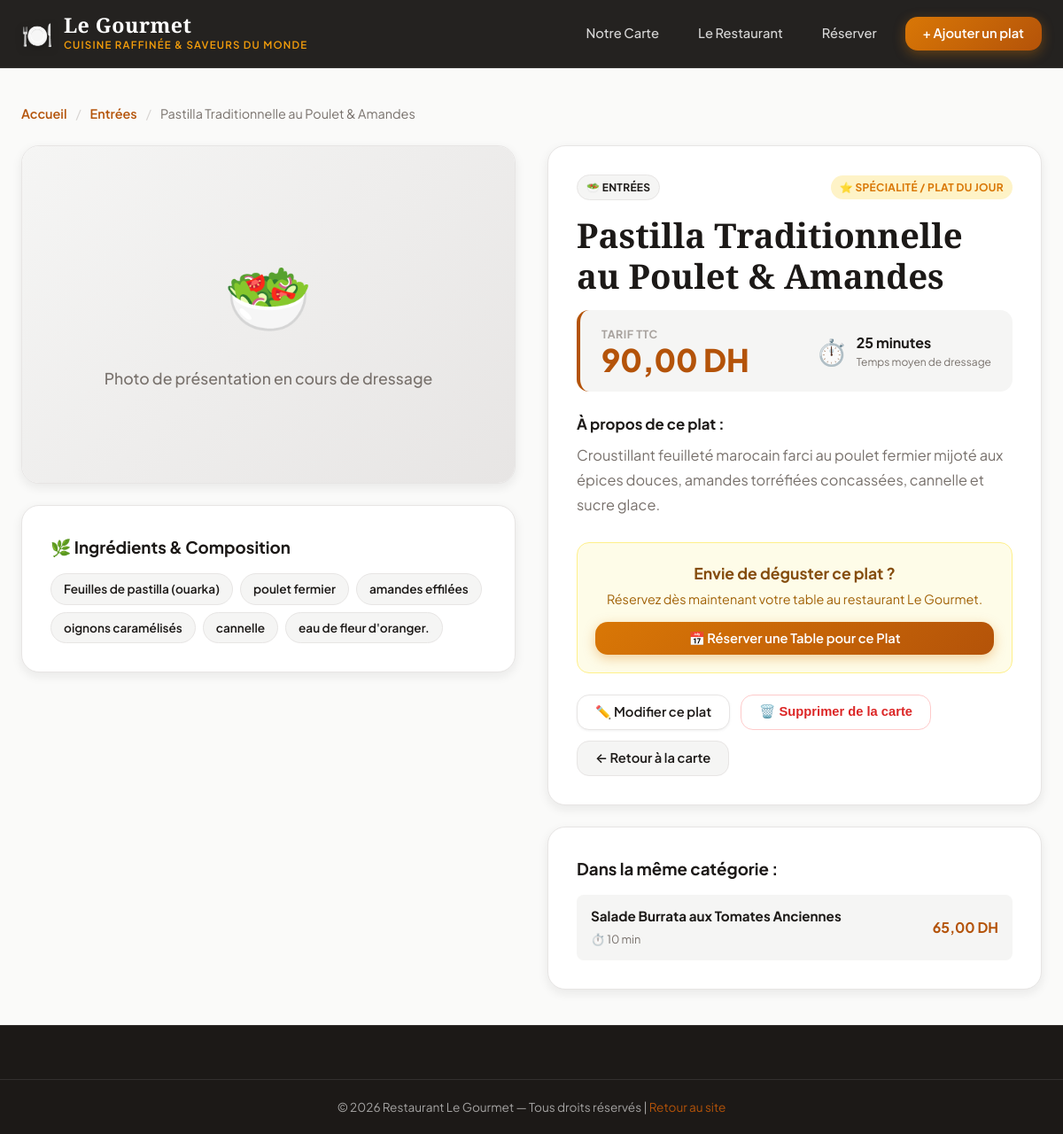
Page /Gestion-Restaurant/plat.php?id=2 on the committed database.
### tables this page shows
CREATE TABLE plat (
    id_plat INT AUTO_INCREMENT PRIMARY KEY,
    nom VARCHAR(150) NOT NULL,
    description TEXT,
    ingredients TEXT,
    prix DECIMAL(10,2) NOT NULL,
    temps_prep INT DEFAULT 15,
    image VARCHAR(255) NULL,
    statut ENUM('disponible', 'plat_du_jour', 'epuise') DEFAULT 'disponible',
    id_utilisateur INT NOT NULL,
    id_categorie INT NOT NULL,
    date_creation DATETIME DEFAULT CURRENT_TIMESTAMP,
    FOREIGN KEY (id_utilisateur) REFERENCES utilisateur(id_utilisateur) ON DELETE RESTRICT,
    FOREIGN KEY (id_categorie) REFERENCES categorie_plat(id_categorie) ON DELETE CASCADE
);

CREATE TABLE categorie_plat (
    id_categorie INT AUTO_INCREMENT PRIMARY KEY,
    nom_categorie VARCHAR(100) NOT NULL,
    icone VARCHAR(50) DEFAULT '🍽️',
    description VARCHAR(255) NULL
);

### Gestion-Restaurant/plat.php (the view, shortened to what this page needs)
<?php
require_once "connexion.php";
$id = isset($_GET["id"]) ? (int)$_GET["id"] : 0;
$stmt = $pdo->prepare("
    SELECT p.*,
           c.nom_categorie,
           c.icone AS categorie_icone,
           u.nom AS nom_createur
    FROM plat p
    LEFT JOIN categorie_plat c ON p.id_categorie = c.id_categorie
    LEFT JOIN utilisateur u ON p.id_utilisateur = u.id_utilisateur
    WHERE p.id_plat = ?
");
$stmt->execute([$id]);
$plat = $stmt->fetch();
$stmtSimilar = $pdo->prepare("
    SELECT id_plat, nom, prix, image, temps_prep
    FROM plat
    WHERE id_categorie = ? AND id_plat != ?
    LIMIT 3
");
$stmtSimilar->execute([$plat['id_categorie'], $id]);
$similarDishes = $stmtSimilar->fetchAll();
$defaultIcons = [
    'Entrées'                   => '🥗',
    'Plats Principaux'          => '🥩',
    'Poissons & Fruits de Mer'  => '🐟',
    'Pâtes & Spécialités'       => '🍝',
    'Desserts'                  => '🍰',
    'Boissons & Cocktails'      => '🍹',
];
$catIcon = !empty($plat['categorie_icone']) ? $plat['categorie_icone'] : ($defaultIcons[$plat['nom_categorie']] ?? '🍽️');
?>
<!DOCTYPE html>
<html lang="fr">
<head>
    <link rel="stylesheet" href="style.css">
</head>
<body>
<header class="header">
    <div class="header-inner">
        <a href="index.php" class="logo">
            <span class="logo-icon">🍽️</span>
            <div>
                <span class="logo-title">Le Gourmet</span>
                <span class="logo-sub">Cuisine Raffinée & Saveurs du Monde</span>
            </div>
        </a>
        <nav class="nav">
            <a href="index.php#carte" class="nav-link">Notre Carte</a>
            <a href="index.php#apropos" class="nav-link">Le Restaurant</a>
            <a href="index.php#reservation" class="nav-link">Réserver</a>
            <a href="ajouter.php" class="btn btn-primary">+ Ajouter un plat</a>
        </nav>
    </div>
</header>
<main class="detail-container">
    <nav class="breadcrumb">
        <a href="index.php">Accueil</a>
        <span class="breadcrumb-separator">/</span>
        <a href="index.php?categorie=<?= $plat['id_categorie'] ?>#carte"><?= htmlspecialchars($plat['nom_categorie']) ?></a>
        <span class="breadcrumb-separator">/</span>
        <span><?= htmlspecialchars($plat['nom']) ?></span>
    </nav>
    <div class="detail-grid">
        <div class="detail-media">
            <div class="detail-image-box">
                <?php if (!empty($plat['image']) && file_exists($plat['image'])): ?>
                    <img src="<?= htmlspecialchars($plat['image']) ?>" alt="<?= htmlspecialchars($plat['nom']) ?>" class="detail-image">
                    <a href="<?= htmlspecialchars($plat['image']) ?>" target="_blank" class="detail-image-zoom-btn">
                        🔍 Voir la photo en grand format
                    </a>
                <?php else: ?>
                    <div class="detail-image-placeholder">
                        <span style="font-size: 5rem;"><?= $catIcon ?></span>
                        <p style="margin-top:16px; color:var(--text-muted); font-size: 1.1rem; font-weight: 500;">
                            Photo de présentation en cours de dressage
                        </p>
                    </div>
                <?php endif; ?>
            </div>
            <div class="detail-card" style="margin-top: 24px;">
                <h3 class="detail-card-title">🌿 Ingrédients & Composition</h3>
                <?php if (!empty($plat['ingredients'])): ?>
                    <div class="ingredients-tags">
                        <?php
                        $items = explode(',', $plat['ingredients']);
                        foreach ($items as $item):
                            $trimmed = trim($item);
                            if (!empty($trimmed)):
                        ?>
                            <span class="ingredient-pill"><?= htmlspecialchars($trimmed) ?></span>
                        <?php
                            endif;
                        endforeach;
                        ?>
                    </div>
                <?php else: ?>
                    <p style="color:var(--text-muted); font-style:italic;">Les ingrédients spécifiques ne sont pas précisés pour ce plat.</p>
                <?php endif; ?>
            </div>
        </div>
        <div class="detail-info">
            <div class="detail-card">
                <div class="card-meta-top" style="margin-bottom: 16px;">
                    <span class="badge badge-category">
                        <?= $catIcon ?> <?= htmlspecialchars($plat['nom_categorie']) ?>
                    </span>
                    <?php if ($plat['statut'] === 'plat_du_jour'): ?>
                        <span class="badge badge-special">⭐ Spécialité / Plat du jour</span>
                    <?php elseif ($plat['statut'] === 'disponible'): ?>
                        <span class="badge badge-available">✓ Disponible en salle</span>
                    <?php else: ?>
                        <span class="badge badge-out">✕ Temporairement Épuisé</span>
                    <?php endif; ?>
                </div>
                <h1 class="detail-title"><?= htmlspecialchars($plat['nom']) ?></h1>
                <div class="detail-price-box">
                    <div>
                        <span class="detail-price-label">Tarif TTC</span>
                        <div class="detail-price-amount"><?= number_format($plat['prix'], 2, ',', ' ') ?> DH</div>
                    </div>
                    <?php if (!empty($plat['temps_prep'])): ?>
                    <div class="detail-prep-badge">
                        <span>⏱️</span>
                        <div>
                            <strong><?= (int)$plat['temps_prep'] ?> minutes</strong>
                            <small style="display:block; color:var(--text-muted); font-size:0.75rem;">Temps moyen de dressage</small>
                        </div>
                    </div>
                    <?php endif; ?>
                </div>
                <div class="detail-description-box">
                    <h3 style="font-size: 1.05rem; margin-bottom: 8px; color: var(--primary);">À propos de ce plat :</h3>
                    <p class="detail-description-text">
                        <?= !empty($plat['description']) ? nl2br(htmlspecialchars($plat['description'])) : 'Préparé avec soin par notre brigade à partir d\'ingrédients rigoureusement sélectionnés.' ?>
                    </p>
                </div>
                <div class="detail-cta-box">
                    <div class="cta-text">
                        <strong>Envie de déguster ce plat ?</strong>
                        <p>Réservez dès maintenant votre table au restaurant Le Gourmet.</p>
                    </div>
                    <a href="index.php#reservation" class="btn btn-primary btn-block">
                        📅 Réserver une Table pour ce Plat
                    </a>
                </div>
                <div class="detail-admin-actions">
                    <a href="modifier.php?id=<?= $plat['id_plat'] ?>" class="btn btn-secondary">
                        ✏️ Modifier ce plat
                    </a>
                    <button type="button" class="btn btn-outline-danger" onclick="confirmDelete(<?= $plat['id_plat'] ?>)">
                        🗑️ Supprimer de la carte
                    </button>
                    <a href="index.php#carte" class="btn btn-neutral">
                        ← Retour à la carte
                    </a>
                </div>
            </div>
            <?php if (!empty($similarDishes)): ?>
            <div class="detail-card" style="margin-top: 24px;">
                <h3 class="detail-card-title">Dans la même catégorie :</h3>
                <div class="similar-dishes-list">
                    <?php foreach ($similarDishes as $sim): ?>
                    <a href="plat.php?id=<?= $sim['id_plat'] ?>" class="similar-dish-item">
                        <div class="similar-dish-info">
                            <strong><?= htmlspecialchars($sim['nom']) ?></strong>
                            <span>⏱️ <?= (int)$sim['temps_prep'] ?> min</span>
                        </div>
                        <span class="similar-dish-price"><?= number_format($sim['prix'], 2, ',', ' ') ?> DH</span>
                    </a>
                    <?php endforeach; ?>
                </div>
            </div>
            <?php endif; ?>
        </div>
    </div>
</main>
<footer class="footer">
    <div class="footer-bottom">
        <p>© 2026 Restaurant Le Gourmet — Tous droits réservés | <a href="index.php" style="color:var(--accent);">Retour au site</a></p>
    </div>
</footer>
</body>
</html>

### rows in the picture
plat: id_categorie.nom_categorie "Entrées", nom "Pastilla Traditionnelle au Poulet & Amandes", id_categorie.icone "🥗", ingredients "Feuilles de pastilla (ouarka)", ingredients "poulet fermier", ingredients "amandes effilées", ingredients "oignons caramélisés", ingredients "cannelle", ingredients "eau de fleur d'oranger.", id_categorie.nom_categorie "ENTRÉES", prix "90,00", temps_prep "25", description "Croustillant feuilleté marocain farci au poulet fermier mijoté aux épices douces, amandes torréfiées concassées, cannelle et sucre glace."
plat: nom "Salade Burrata aux Tomates Anciennes", temps_prep "10", prix "65,00"
